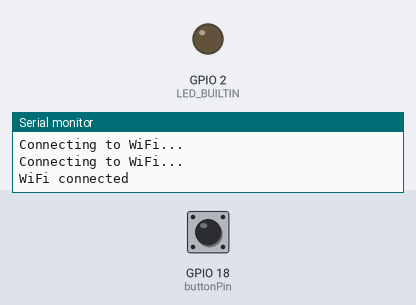
Recording of a sketch running on a simulated ESP32. Shown: output pins drawn as LEDs (lit = HIGH), the last lines printed to the serial monitor. Inputs (shaded band) come from the test bench; at power-on: GPIO 18 (buttonPin) HIGH. WiFi joins after 1.5 s; servers stay silent unless stated.

Above: at 2.7 s.
2.8 s: GPIO 18 (buttonPin) pulled LOW for 0.15 s
At 3.1 s:
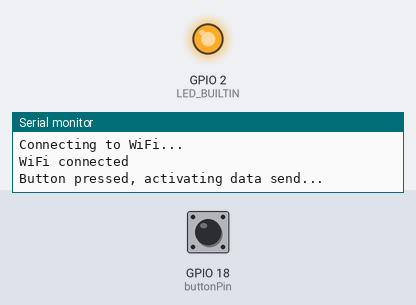
Timing chart, 0 to 34.5 s (numbered marks = the images above; inputs shaded):
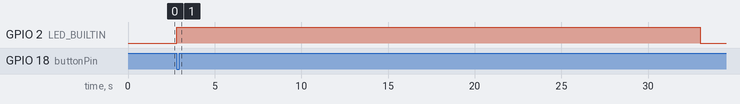

Measured:
- after the input at 2.8 s, GPIO 2 (LED_BUILTIN): LOW → HIGH at once, → LOW 30.2 s later

The sketch:

BUTTON_PRESS.ino
```cpp
#include <Arduino.h>

#include <WiFi.h>
#include <WiFiClient.h>

const char* ssid = "Mango"; // Your WiFi SSID
const char* password = "YashicaMat1!"; // Your WiFi password
const char* serverAddress = "192.168.68.118"; // IP address of the TCP server
const uint16_t serverPort = 5001; // TCP server port

WiFiClient client;

const int sampleRate = 250; // Sample rate in Hz
const int bufferSize = 15000; // 60 seconds of data at 250 Hz
float buffer[bufferSize]; // Circular buffer to hold data
int bufferIndex = 0; // Current index in the buffer
bool activationFlag = false; // Flag to indicate activation
unsigned long activationTime = 0; // Time of activation
const long postActivationDuration = 30000; // 30 seconds after activation
unsigned long sampleTime = millis(); // Initialize sample time

// Button setup
const int buttonPin = 18; // The pin number for the button, using GP18

void setup() {
  Serial.begin(9600);
  pinMode(LED_BUILTIN, OUTPUT);
  WiFi.begin(ssid, password);

  while (WiFi.status() != WL_CONNECTED) {
    delay(500);
    Serial.println("Connecting to WiFi...");
  }
  Serial.println("WiFi connected");

  // Initialize the button pin as an input with an internal pull-up resistor
  pinMode(buttonPin, INPUT_PULLUP);
}

void loop() {
  // Check if the button has been pressed. Since we're using INPUT_PULLUP, button press is LOW
  if (digitalRead(buttonPin) == LOW && !activationFlag) {
    // Button press detected
    Serial.println("Button pressed, activating data send...");
    activationFlag = true;
    activationTime = millis();
    digitalWrite(LED_BUILTIN, HIGH); // Indicate activation
    delay(100); // Debounce delay
  }
  float sample = generatePulseWaveform();
  buffer[bufferIndex] = sample;
  bufferIndex = (bufferIndex + 1) % bufferSize;


  // After activation, wait for additional 30 seconds before sending data
  if (activationFlag && (millis() - activationTime > postActivationDuration)) {
    sendBufferOverTCP(); // Send data over TCP
    activationFlag = false;
    digitalWrite(LED_BUILTIN, LOW); // Turn off LED after data sending
    Serial.println("Data sent over TCP.");
    bufferIndex = 0; // Reset buffer index for the next activation
  }

  delay(1000 / sampleRate); // Maintain sample rate to collect data
}

void sendBufferOverTCP() {
  if (!client.connect(serverAddress, serverPort)) {
    Serial.println("Connection to server failed");
    return;
  }

  Serial.println("Connected to server, sending data...");

  // Send the buffer content as binary data
  client.write((const uint8_t*)buffer, bufferSize * sizeof(float));

  client.stop(); // Close the connection
  Serial.println("Data sent over TCP.");
}

float generatePulseWaveform() {
  // Simulate pulse waveform with a varying sine wave to mimic heartbeats
  unsigned long currentTime = millis();
  float timeSinceStart = (currentTime - sampleTime) / 1000.0; // Time in seconds
  float pulseFrequency = 1.0; // Pulse frequency in Hz, adjust for different heart rates
  // Generate waveform
  float waveform = sin(2 * PI * pulseFrequency * timeSinceStart);
  // Modulate waveform to simulate a pulse
  waveform = waveform * exp(-modf(timeSinceStart, &pulseFrequency) * 4); // Decay factor to simulate pulse shape
  return waveform;
}
```
